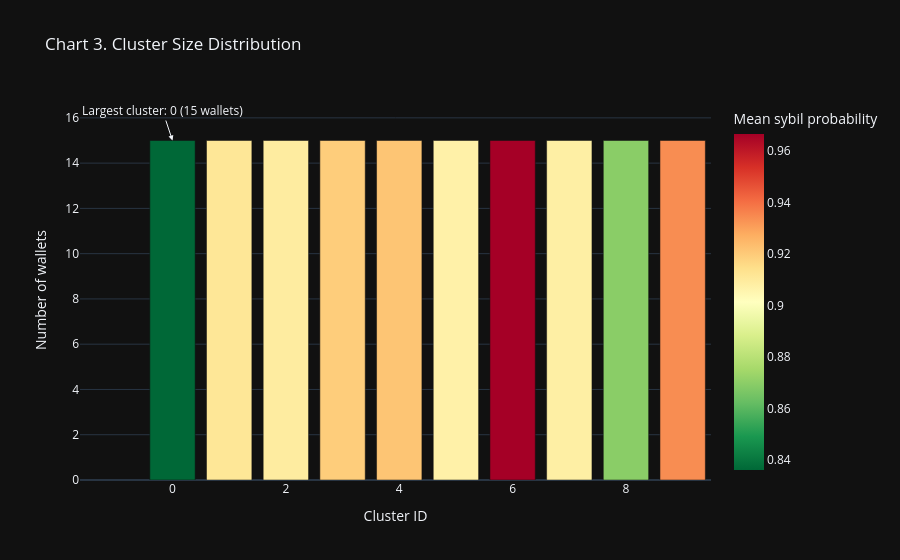

Notebook code cell kept with this figure:
### Code cell
cluster_stats = (
    analysis_df[analysis_df['cluster_id'] >= 0]
    .groupby('cluster_id', as_index=False)
    .agg(wallets=('address', 'count'), mean_sybil_probability=('sybil_probability', 'mean'))
    .sort_values('wallets', ascending=False)
)

fig3 = px.bar(
    cluster_stats,
    x='cluster_id',
    y='wallets',
    color='mean_sybil_probability',
    color_continuous_scale='RdYlGn_r',
    title='Chart 3. Cluster Size Distribution',
    labels={
        'cluster_id': 'Cluster ID',
        'wallets': 'Number of wallets',
        'mean_sybil_probability': 'Mean sybil probability',
    },
    template='plotly_dark',
)
largest_cluster = int(cluster_stats.iloc[0]['cluster_id'])
largest_wallets = int(cluster_stats.iloc[0]['wallets'])
fig3.add_annotation(
    text=f'Largest cluster: {largest_cluster} ({largest_wallets} wallets)',
    x=largest_cluster,
    y=largest_wallets,
    showarrow=True,
    arrowhead=2,
)
fig3.show()

### Figure 1 — Plotly figure (JSON) as saved in the notebook; plotly's stock layout.template omitted (floating-point values rounded to 4 significant figures)
{"data": [{"hovertemplate": "Cluster ID=%{x}<br>Number of wallets=%{y}<br>Mean sybil probability=%{marker.color}<extra></extra>", "legendgroup": "", "marker": {"color": [0.8361, 0.9115, 0.9092, 0.9193, 0.9216, 0.9073, 0.9667, 0.9081, 0.8696, 0.9341], "coloraxis": "coloraxis", "pattern": {"shape": ""}}, "name": "", "orientation": "v", "showlegend": false, "textposition": "auto", "type": "bar", "x": [0, 1, 2, 3, 4, 5, 6, 7, 8, 9], "xaxis": "x", "y": [15, 15, 15, 15, 15, 15, 15, 15, 15, 15], "yaxis": "y"}], "layout": {"annotations": [{"arrowhead": 2, "showarrow": true, "text": "Largest cluster: 0 (15 wallets)", "x": 0, "y": 15}], "barmode": "relative", "coloraxis": {"colorbar": {"title": {"text": "Mean sybil probability"}}, "colorscale": [[0.0, "rgb(0,104,55)"], [0.1, "rgb(26,152,80)"], [0.2, "rgb(102,189,99)"], [0.3, "rgb(166,217,106)"], [0.4, "rgb(217,239,139)"], [0.5, "rgb(255,255,191)"], [0.6, "rgb(254,224,139)"], [0.7, "rgb(253,174,97)"], [0.8, "rgb(244,109,67)"], [0.9, "rgb(215,48,39)"], [1.0, "rgb(165,0,38)"]]}, "legend": {"tracegroupgap": 0}, "title": {"text": "Chart 3. Cluster Size Distribution"}, "xaxis": {"anchor": "y", "domain": [0.0, 1.0], "title": {"text": "Cluster ID"}}, "yaxis": {"anchor": "x", "domain": [0.0, 1.0], "title": {"text": "Number of wallets"}}}}
